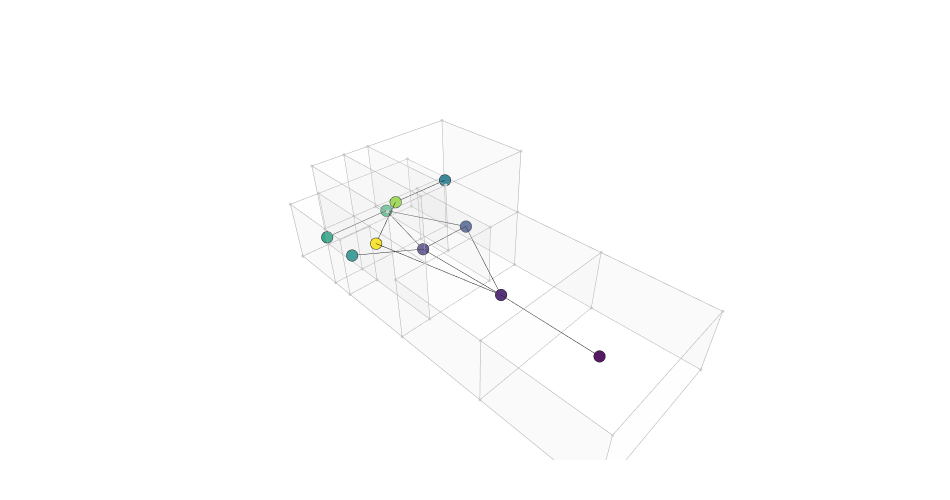

The cell this chart's notebook holds for it:
### Code cell
house = houses[0]

g = Graph.ByTopology(house, direct=False, directApertures=True)
graph_data = Plotly.DataByGraph(g, vertexSize=4, vertexGroupKey="label", vertexLabelKey="title", vertexGroups=[1,2,3,4,5,6,7,8,9,10,11,12])
bldg_data = Plotly.DataByTopology(house, faceOpacity=0.1, edgeColor="darkgrey", vertexColor="lightgrey")
# bldg_data = []
# graph_data = []
fig = Plotly.FigureByData(graph_data+bldg_data)
Plotly.Show(fig, renderer='jupyterlab')

### Figure 1 — Plotly figure (JSON) as saved in the notebook; plotly's stock layout.template omitted (floating-point values rounded to 4 significant figures; data arrays with more than 128 entries replaced by an {"elided": "..."} marker saying what was removed)
{"data": [{"hoverinfo": "text", "legendgroup": "4", "legendrank": 4, "marker": {"color": [12, 2, 10, 0, 5, 1, 3, 6, 7, 8], "colorscale": [[0, "#440154"], [0.1111, "#482878"], [0.2222, "#3e4989"], [0.3333, "#31688e"], [0.4444, "#26828e"], [0.5556, "#1f9e89"], [0.6667, "#35b779"], [0.7778, "#6ece58"], [0.8889, "#b5de2b"], [1, "#fde725"]], "line": {"color": "black", "width": 0.5}, "size": 4, "symbol": "circle"}, "mode": "markers", "name": "Graph Vertices", "showlegend": false, "text": ["Stairs (0)", "Dining Room (3)", "Corridor 2 (11)", "Parking (1)", "Bedroom 2 (6)", "Living Room (2)", "Kitchen (4)", "WC 1 (7)", "Service (8)", "Backyard (9)"], "type": "scatter3d", "x": [0.75, 3.35, 2.1, 3.5, 4.85, 3.5, 6.1, 0.75, 0.75, 4.25], "y": [11.74, 12, 12, 2.5, 12, 7.25, 12, 13.9, 16, 16], "z": [3.205, 1.5, 4.5, 1.5, 4.5, 1.5, 1.5, 1.5, 1.5, 1.5]}, {"hoverinfo": "text", "legendgroup": "5", "legendrank": 5, "line": {"color": "black", "width": 1}, "mode": "lines", "name": "Graph Edges", "showlegend": false, "text": "", "type": "scatter3d", "x": [3.5, 0.75, null, 0.75, 2.1, null, 3.35, 4.25, null, 3.5, 3.35, null, 3.35, 6.1, null, 3.35, 0.75, null, 2.1, 4.85, null, 3.5, 3.5, null, 3.5, 6.1, null, 6.1, 4.25, null, 4.25, 0.75, null], "y": [7.25, 11.74, null, 11.74, 12, null, 12, 16, null, 7.25, 12, null, 12, 12, null, 12, 13.9, null, 12, 12, null, 2.5, 7.25, null, 7.25, 12, null, 12, 16, null, 16, 16, null], "z": [1.5, 3.205, null, 3.205, 4.5, null, 1.5, 1.5, null, 1.5, 1.5, null, 1.5, 1.5, null, 1.5, 1.5, null, 4.5, 4.5, null, 1.5, 1.5, null, 1.5, 1.5, null, 1.5, 1.5, null, 1.5, 1.5, null]}, {"hoverinfo": "text", "hovertext": "", "legendgroup": "1", "legendrank": 1, "marker": {"color": "lightgrey", "size": 1.1}, "mode": "markers", "name": "Topology Vertices", "showlegend": false, "text": "", "type": "scatter3d", "x": [0, 7, 7, 0, 0, 7, 7, 0, 0, 1.5, 5.2, 7, 1.5, 0, 5.2, 2.7, 7, 0, 1.5, 0, 0, 0, 0, 1.5, 1.5, 1.5, 1.5, 1.5, 5.2, 5.2, 2.7, 7, 7, 0, 2.7, 2.7, 1.5, 7, 1.5, 7, 7, 7, 0, 0], "y": [5, 5, 0, 0, 5, 5, 0, 0, 9.5, 9.5, 9.5, 9.5, 9.5, 9.5, 9.5, 9.5, 9.5, 13.3, 13.3, 13.3, 14.5, 14.5, 9.5, 13.3, 14.5, 14.5, 9.5, 14.5, 14.5, 14.5, 14.5, 14.5, 14.5, 14.5, 14.5, 9.5, 17.5, 17.5, 17.5, 17.5, 14.5, 9.5, 17.5, 17.5], "z": [0, 0, 0, 0, 3, 3, 3, 3, 0, 0, 0, 0, 3, 3, 3, 3, 3, 0, 0, 3, 3, 6, 6, 3, 3, 6, 6, 0, 0, 3, 3, 0, 3, 0, 6, 6, 0, 0, 3, 3, 6, 6, 0, 3]}, {"hoverinfo": "text", "legendgroup": "2", "legendrank": 2, "line": {"color": "darkgrey", "width": 1}, "marker": {"size": 0}, "mode": "lines", "name": "Topology Edges", "showlegend": false, "text": "", "type": "scatter3d", "x": {"elided": "255 float values"}, "y": {"elided": "255 float values"}, "z": {"elided": "255 int values"}}, {"cmax": 1, "cmin": 0, "color": "#FAFAFA", "colorscale": [[0, "#440154"], [0.1111, "#482878"], [0.2222, "#3e4989"], [0.3333, "#31688e"], [0.4444, "#26828e"], [0.5556, "#1f9e89"], [0.6667, "#35b779"], [0.7778, "#6ece58"], [0.8889, "#b5de2b"], [1, "#fde725"]], "flatshading": true, "hoverinfo": "text", "hovertext": "", "i": [0, 0, 4, 4, 6, 6, 2, 2, 3, 3, 4, 4, 8, 0, 10, 11, 12, 12, 14, 14, 15, 16, 16, 4, 4, 0, 0, 12, 14, 14, 15, 16, 17, 17, 19, 22, 13, 11, 11, 12, 12, 19, 17, 23, 19, 25, 25, 25, 25, 12, 12, 25, 26, 26, 18, 18, 28, 29, 29, 30, 30, 27, 28, 24, 30, 30, 23, 29, 29, 27, 27, 32, 32, 16, 16, 32, 32, 33, 33, 24, 24, 17, 17, 34, 34, 35, 35, 14, 14, 34, 34, 36, 37, 37, 37, 38, 32, 32, 39, 39, 38, 30, 39, 39, 34, 40, 40, 41, 41, 15, 15, 16, 40, 40, 42, 42, 38, 38, 33, 33, 38, 38], "j": [1, 2, 1, 0, 2, 1, 6, 7, 7, 5, 7, 5, 9, 8, 8, 10, 10, 11, 8, 10, 8, 9, 8, 1, 9, 5, 13, 13, 5, 12, 14, 15, 18, 10, 20, 20, 22, 19, 13, 10, 18, 23, 19, 19, 21, 24, 21, 22, 20, 22, 26, 23, 12, 23, 27, 8, 27, 27, 28, 27, 15, 30, 18, 28, 29, 14, 12, 24, 23, 31, 9, 31, 27, 9, 31, 15, 30, 28, 18, 28, 33, 19, 21, 29, 24, 14, 29, 35, 26, 26, 25, 31, 27, 36, 28, 37, 31, 36, 36, 37, 24, 38, 30, 38, 30, 32, 30, 16, 32, 41, 35, 41, 35, 34, 37, 28, 37, 42, 21, 43, 21, 43], "k": [2, 3, 0, 5, 1, 4, 7, 3, 5, 0, 6, 7, 1, 1, 0, 0, 11, 13, 10, 12, 14, 8, 15, 9, 16, 13, 11, 5, 4, 5, 4, 4, 10, 11, 21, 19, 19, 17, 19, 18, 23, 18, 18, 24, 24, 21, 20, 26, 22, 13, 22, 24, 23, 25, 8, 10, 18, 28, 24, 29, 8, 8, 23, 23, 14, 15, 14, 23, 14, 9, 8, 27, 30, 31, 32, 16, 15, 18, 17, 33, 21, 21, 33, 24, 25, 29, 34, 26, 12, 35, 26, 27, 28, 27, 24, 24, 36, 39, 37, 38, 29, 29, 32, 30, 29, 30, 34, 32, 40, 35, 14, 15, 41, 35, 28, 33, 42, 43, 43, 42, 24, 21], "legendgroup": "3", "legendrank": 3, "lighting": {"facenormalsepsilon": 0}, "name": "Topology Faces", "opacity": 0.1, "showlegend": false, "showscale": false, "text": "", "type": "mesh3d", "x": [0, 7, 7, 0, 7, 0, 7, 0, 5.2, 7, 1.5, 0, 1.5, 0, 2.7, 5.2, 7, 0, 1.5, 0, 0, 0, 0, 1.5, 1.5, 1.5, 1.5, 5.2, 1.5, 2.7, 5.2, 7, 7, 0, 2.7, 2.7, 7, 1.5, 1.5, 7, 7, 7, 0, 0], "y": [5, 5, 0, 0, 5, 5, 0, 0, 9.5, 9.5, 9.5, 9.5, 9.5, 9.5, 9.5, 9.5, 9.5, 13.3, 13.3, 13.3, 14.5, 14.5, 9.5, 13.3, 14.5, 14.5, 9.5, 14.5, 14.5, 14.5, 14.5, 14.5, 14.5, 14.5, 14.5, 9.5, 17.5, 17.5, 17.5, 17.5, 14.5, 9.5, 17.5, 17.5], "z": [0, 0, 0, 0, 3, 3, 3, 3, 0, 0, 0, 0, 3, 3, 3, 3, 3, 0, 0, 3, 6, 3, 6, 3, 3, 6, 6, 0, 0, 3, 3, 0, 3, 0, 6, 6, 0, 0, 3, 3, 6, 6, 0, 3]}], "layout": {"autosize": true, "height": 500, "margin": {"b": 40, "l": 40, "r": 40, "t": 40}, "paper_bgcolor": "rgba(0, 0, 0, 0)", "plot_bgcolor": "rgba(0, 0, 0, 0)", "scene": {"aspectmode": "data", "aspectratio": {"x": 0.7757, "y": 1.939, "z": 0.6648}, "camera": {"center": {"x": 0, "y": 0, "z": 0}, "eye": {"x": -1.25, "y": -1.25, "z": 1.25}, "projection": {"type": "perspective"}, "up": {"x": 0, "y": 0, "z": 1}}, "xaxis": {"type": "linear", "visible": false}, "yaxis": {"type": "linear", "visible": false}, "zaxis": {"type": "linear", "visible": false}}, "showlegend": true, "width": 950, "xaxis": {"showgrid": false, "visible": false, "zeroline": false}, "yaxis": {"showgrid": false, "visible": false, "zeroline": false}}}
